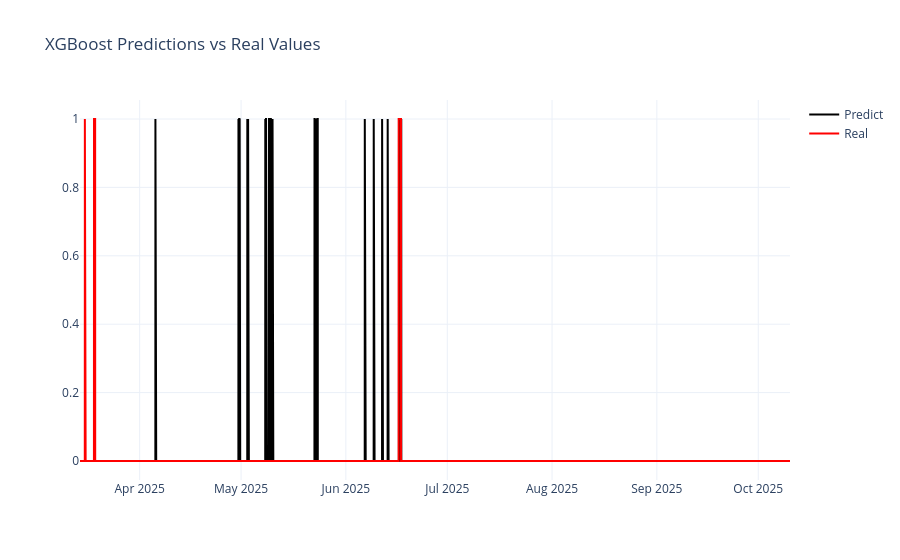
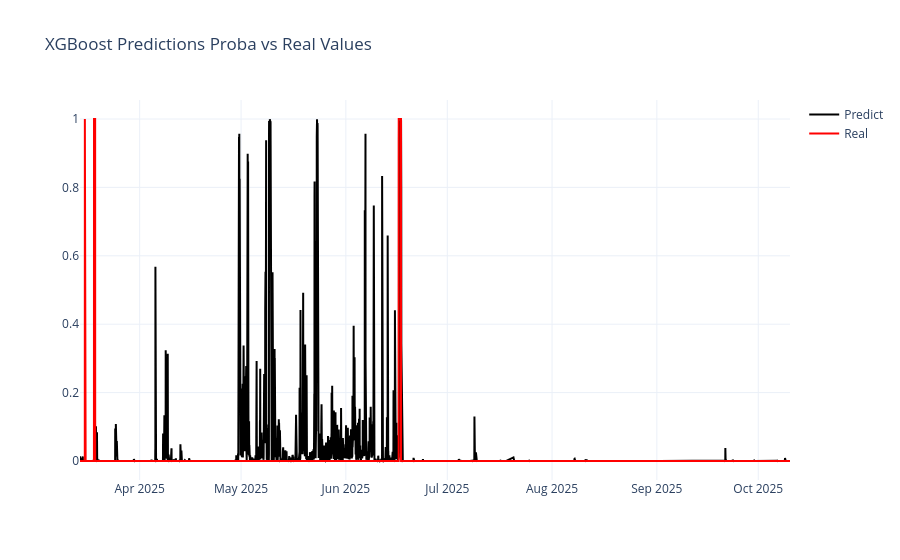

The notebook cell saved with these charts, in order:
### Markdown cell above
## Plot real values and predictions

### Code cell
y_features_test.sort_index(inplace=True)
X_features_test.sort_index(inplace=True)

fig_pred_xgb = go.Figure()
fig_pred_xgb.add_trace(go.Scatter(
    x = X_features_test.index,
    y=y_pred_xgb,
    name='Predict',
    mode="lines",
    line=dict(color='black')
))
fig_pred_xgb.add_trace(go.Scatter(
    y=y_features_test,
    x = X_features_test.index,
    name='Real',
    mode="lines",
    line=dict(color='red')
))
fig_pred_xgb.update_layout(
    template='plotly_white',
    hovermode='x unified',
    title="XGBoost Predictions vs Real Values"
)
fig_pred_xgb.show()

## Proba
y_proba_xgb = best_xgb_clf.predict_proba(X_features_test_scaled.to_numpy())
y_proba_xgb = y_proba_xgb[:, 1]

y_features_test.sort_index(inplace=True)
X_features_test.sort_index(inplace=True)

fig_pred_xgb = go.Figure()
fig_pred_xgb.add_trace(go.Scatter(
    x = X_features_test.index,
    y=y_proba_xgb,
    name='Predict',
    mode="lines",
    line=dict(color='black')
))
fig_pred_xgb.add_trace(go.Scatter(
    y=y_features_test,
    x = X_features_test.index,
    name='Real',
    mode="lines",
    line=dict(color='red')
))
fig_pred_xgb.update_layout(
    template='plotly_white',
    hovermode='x unified',
    title="XGBoost Predictions Proba vs Real Values"
)
fig_pred_xgb.show()

### Figure 1 — Plotly figure (JSON) as saved in the notebook; plotly's stock layout.template omitted (floating-point values rounded to 4 significant figures; data arrays with more than 128 entries replaced by an {"elided": "..."} marker saying what was removed)
{"data": [{"line": {"color": "black"}, "mode": "lines", "name": "Predict", "type": "scatter", "x": {"elided": "8113 str values"}, "y": {"elided": "8113 int values"}}, {"line": {"color": "red"}, "mode": "lines", "name": "Real", "type": "scatter", "x": {"elided": "8113 str values"}, "y": {"elided": "8113 int values"}}], "layout": {"hovermode": "x unified", "title": {"text": "XGBoost Predictions vs Real Values"}}}

### Figure 2 — Plotly figure (JSON) as saved in the notebook; plotly's stock layout.template omitted (floating-point values rounded to 4 significant figures; data arrays with more than 128 entries replaced by an {"elided": "..."} marker saying what was removed)
{"data": [{"line": {"color": "black"}, "mode": "lines", "name": "Predict", "type": "scatter", "x": {"elided": "8113 str values"}, "y": {"elided": "8113 float values"}}, {"line": {"color": "red"}, "mode": "lines", "name": "Real", "type": "scatter", "x": {"elided": "8113 str values"}, "y": {"elided": "8113 int values"}}], "layout": {"hovermode": "x unified", "title": {"text": "XGBoost Predictions Proba vs Real Values"}}}
